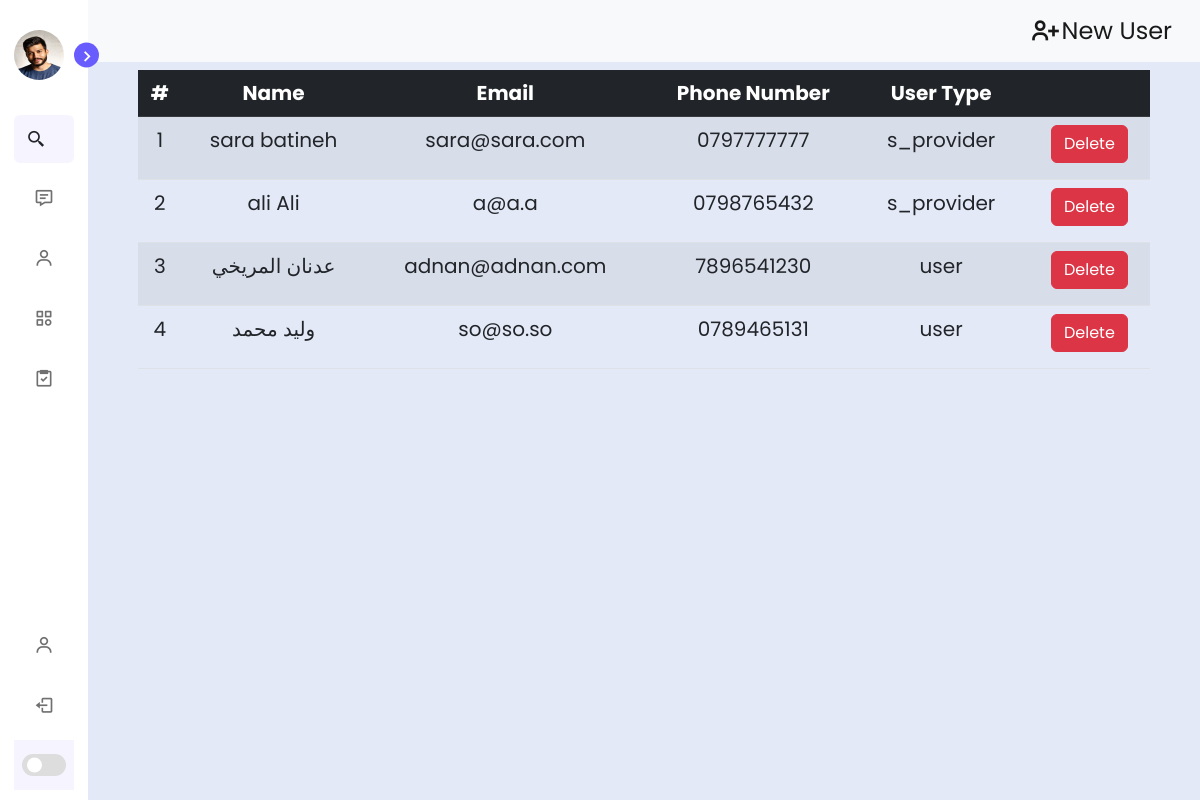
/Admin/users1.php (signed in), run on an earlier commit of the app's database.
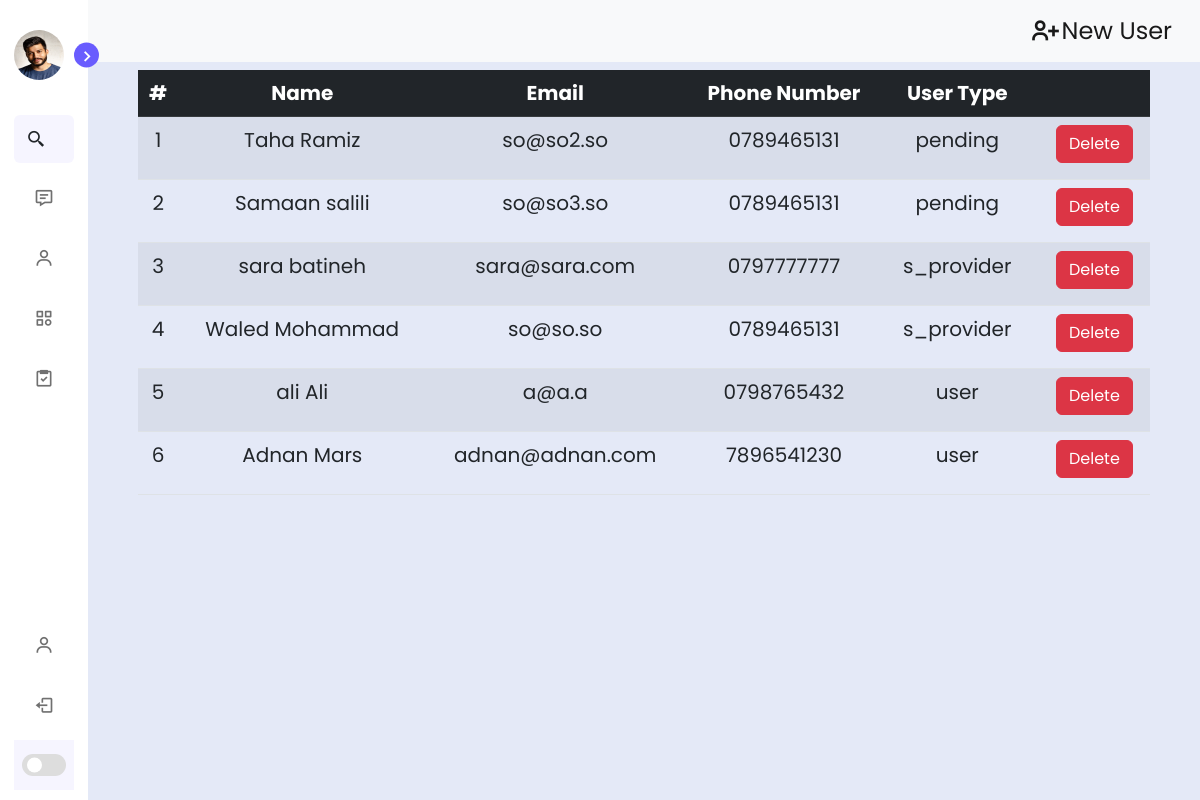
And on a later commit of the database.
### tables this page shows
CREATE TABLE `register` (
  `id` int(255) NOT NULL,
  `fname` varchar(255) NOT NULL,
  `lname` varchar(255) NOT NULL,
  `email` varchar(255) NOT NULL,
  `phone_number` varchar(255) NOT NULL,
  `password` varchar(255) NOT NULL,
  `user_type` varchar(50) NOT NULL DEFAULT 'user'
);

### Admin/users1.php (the view, shortened to what this page needs)
<?php
include "sidebar.php";
include '../processes/_addUser.php'
?>
<section class="home">
    <nav class="navbar navbar-light bg-light ">
        <div class="container-fluid d-flex justify-content-end">
            <a class="navbar-brand fs-4  d-flex align-items-center" href="#" data-bs-toggle="modal" data-bs-target="#exampleModal">
                <i class='bx bx-user-plus fs-2'></i>
                New User
            </a>
        </div>
    </nav>
    <div class="text">
        <table class="table table-striped text-center">
            <thead class="table-dark">
                <tr>
                    <th scope="col">#</th>
                    <th scope="col">Name</th>
                    <th scope="col">Email</th>
                    <th scope="col">Phone Number</th>
                    <th scope="col">User Type</th>
                    <th scope="col"></th>
                </tr>
            </thead>
            <tbody>
                <?php
                $sr = 1;
                $rows = mysqli_query($conn, "SELECT * FROM register ORDER BY user_type ASC");
                foreach ($rows as $row) :
                    if ($row['user_type'] !== 'admin') {
                ?>
                        <tr>
                            <td><?php echo $sr++ ?></td>
                            <td><?php echo $row['fname'] . ' ' . $row['lname']; ?></td>
                            <td><?php echo $row['email']; ?></td>
                            <td><?php echo $row['phone_number']; ?></td>
                            <td><?php echo $row['user_type']; ?></td>
                            <td>
                                <a href="../processes/_remove.php?id=<?php echo $row['id']; ?>" name="deleteUser" class="btn btn-danger mb-2 ms-2">Delete</a>
                            </td>
                        </tr>
                <?php }
                endforeach; ?>
            </tbody>
        </table>
    </div>
</section>
<?php include_once 'footer.php' ?>

What changed in the data, as far as the page shows it:
added register: fname "Taha", lname "Ramiz", email "so@so2.so", phone_number "0789465131", user_type "pending"
added register: fname "Samaan", lname "salili", email "so@so3.so", phone_number "0789465131", user_type "pending"
changed register "so@so.so": fname "وليد" → "Waled"; lname "محمد" → "Mohammad"; user_type "user" → "s_provider"; moves up the list
changed register "ali": user_type "s_provider" → "user"
changed register "adnan@adnan.com": fname "عدنان" → "Adnan"; lname "المريخي" → "Mars"
